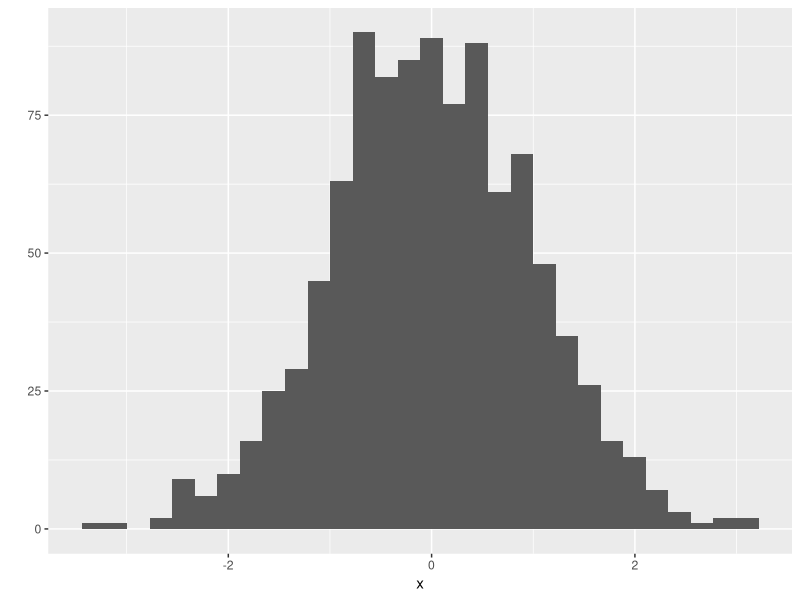
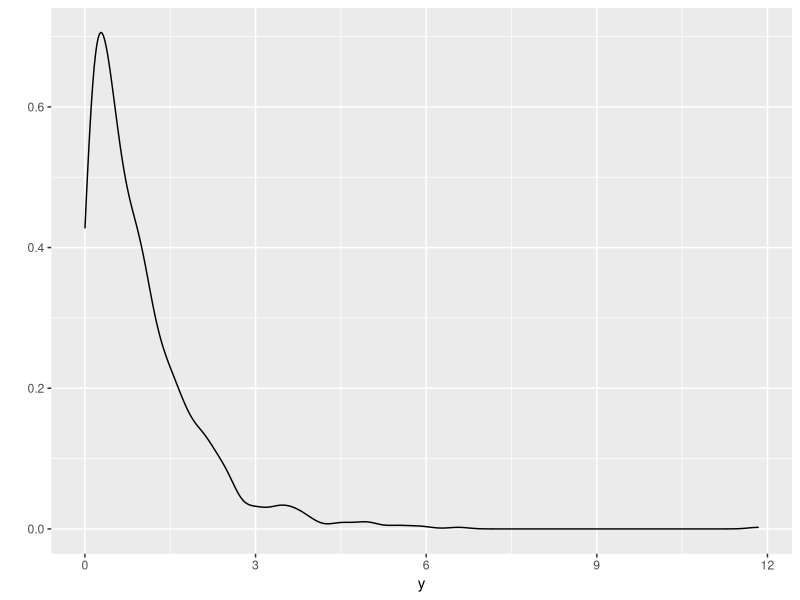

Recreate these plots in R, in order.
## ---- chunk 1
args(glm)

## ---- chunk 2
model1 <- glm(case~spontaneous + induced, data=infert, family=binomial)
summary(model1)$coef
## ---- chunk 3
library(ggplot2)
x <- rnorm(1000)
qplot(x)

## ---- chunk 4
library(ggplot2)
y <- rexp(1000)
qplot(y, geom='density')

